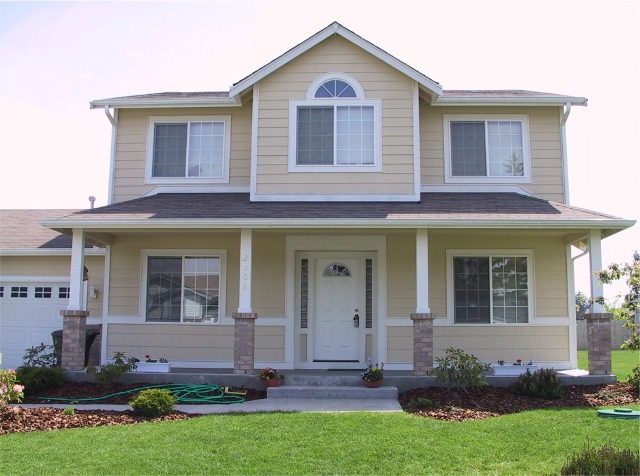
#> input picture question-assignment-1/B1.jpg, 640 x 476 px, found by its file name
$ jupyter execute --allow-errors computer_vision_assignment_1_ans.ipynb   (shell and % lines are left out)
#> lines starting #> are read from the running program, lines starting #| are printed output that depends on the picture
# Anaswer to the question no:1(i)

[cell 1]
import numpy as np
import cv2
import sys
import getopt
import matplotlib.pyplot as plt


def readImage(filename):

    img = cv2.imread(filename, 0)
    if img is None:
        print('Invalid image:' + filename)
        return None
    else:
        print('Image successfully read...')
        return img


# [46 lines left out: functions integralImage, adjustEdges, findArea, not called in this run]


def boxFilter(img, filterSize):

    print("Printing original image...")
    print(img)
    height = img.shape[0]
    width = img.shape[1]
    intImg = integralImage(img)
    finalImg = np.ones((height, width), np.uint64)
    print("Printing integral image...")
    print(intImg)
    cv2.imwrite("integral_image.png", intImg)
    loc = filterSize//2
    for y in range(height):
        for x in range(width):
            finalImg.itemset((y, x), findArea(intImg, (y-loc-1, x-loc-1),
                                              (y-loc-1, x+loc), (y+loc, x-loc-1), (y+loc, x+loc))//(filterSize**2))
    print("Printing final image...")
    print(finalImg)
    plt.title('3x3 average filter')
    plt.imshow(finalImg,cmap='gray')

    cv2.imwrite("finalimage.png", finalImg)


def main():
  img = readImage("House1.jpg")
  boxFilter(img, 3)


#> (the rest of this cell did not finish here and is left out)

# Anaswer to the question no:1(ii)

[cell 2]
import numpy as np
import cv2
import matplotlib.pyplot as plt


def convolution(image, kernel, average=False, verbose=False):
    if len(image.shape) == 3:
        print("Found 3 Channels : {}".format(image.shape))
        image = cv2.cvtColor(image, cv2.COLOR_BGR2GRAY)
        print("Converted to Gray Channel. Size : {}".format(image.shape))
    else:
        print("Image Shape : {}".format(image.shape))

    print("Kernel Shape : {}".format(kernel.shape))

    if verbose:
        plt.imshow(image, cmap='gray')
        plt.title("Image")
        plt.show()

    image_row, image_col = image.shape
    kernel_row, kernel_col = kernel.shape

    output = np.zeros(image.shape)

    pad_height = int((kernel_row - 1) / 2)
    pad_width = int((kernel_col - 1) / 2)

    padded_image = np.zeros(
        (image_row + (2 * pad_height), image_col + (2 * pad_width)))

    padded_image[pad_height:padded_image.shape[0] - pad_height,
                 pad_width:padded_image.shape[1] - pad_width] = image

    if verbose:
        plt.imshow(padded_image, cmap='gray')
        plt.title("Padded Image")
        plt.show()

    for row in range(image_row):
        for col in range(image_col):
            output[row, col] = np.sum(
                kernel * padded_image[row:row + kernel_row, col:col + kernel_col])
            if average:
                output[row, col] /= kernel.shape[0] * kernel.shape[1]

    print("Output Image size : {}".format(output.shape))

    if verbose:
        plt.imshow(output, cmap='gray')
        plt.title("Output Image using {}X{} Kernel".format(
            kernel_row, kernel_col))
        plt.show()

    return output

[cell 3]
import numpy as np
import cv2
import argparse
import matplotlib.pyplot as plt
import math


def dnorm(x, mu, sd):
    return 1 / (np.sqrt(2 * np.pi) * sd) * np.e ** (-np.power((x - mu) / sd, 2) / 2)


def gaussian_kernel(size, sigma, verbose=False):
    kernel_1D = np.linspace(-(size // 2), size // 2, size)
    for i in range(size):
        kernel_1D[i] = dnorm(kernel_1D[i], 0, sigma)
    kernel_2D = np.outer(kernel_1D.T, kernel_1D.T)

    kernel_2D *= 1.0 / kernel_2D.max()

    if verbose:
        plt.imshow(kernel_2D, interpolation='none', cmap='gray')
        plt.title("Kernel ( {}X{} )".format(size, size))
        plt.show()

    return kernel_2D

# sigma=math.sqrt(kernel_size)


def gaussian_blur(image, kernel_size, sigma, verbose=False):
    kernel = gaussian_kernel(
        kernel_size, sigma, verbose=verbose)
    return convolution(image, kernel, average=True, verbose=verbose)


if __name__ == '__main__':

    image =cv2.imread('B1.jpg')
#> image is the input picture: shape (476, 640, 3); mean B, G, R 150.1, 157, 155

    for sigma in range(1,4):
      kernel_size = (2*sigma + 1)
      gaussian_blur(image, kernel_size, sigma, verbose=True)
#> this loop made 3 passes
#> pass 1, in gaussian_kernel, `plt.show()`:
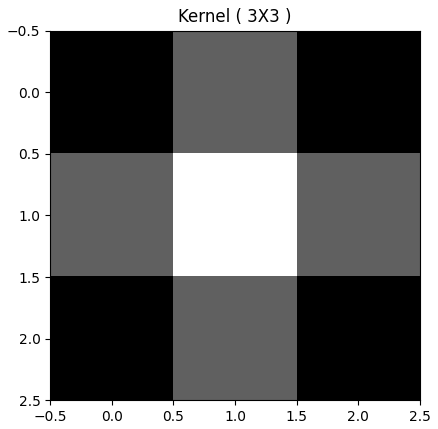
#> figure drawn by matplotlib, 1 panel
#> pass 1, in convolution, `image = cv2.cvtColor(image, cv2.COLOR_BGR2GRAY)`:
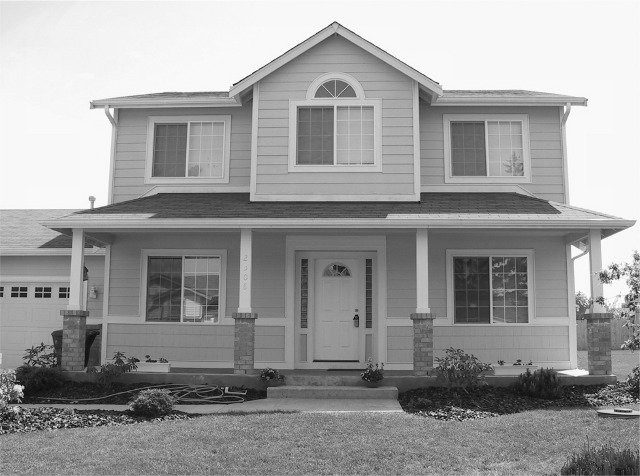
#> image: shape (476, 640); min 9, max 255, mean 155.6
#> pass 1, in convolution, `plt.show()`:
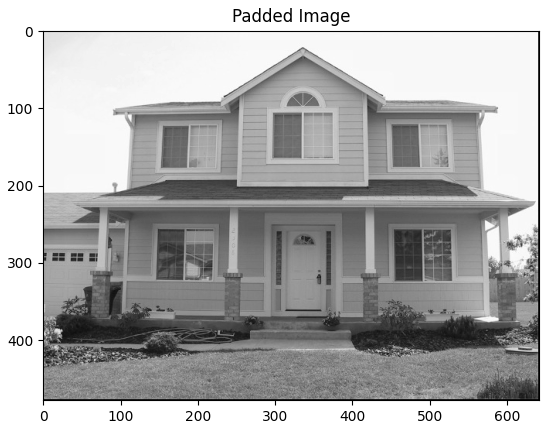
#> figure drawn by matplotlib, 1 panel
#> pass 1, in convolution, `plt.show()`:
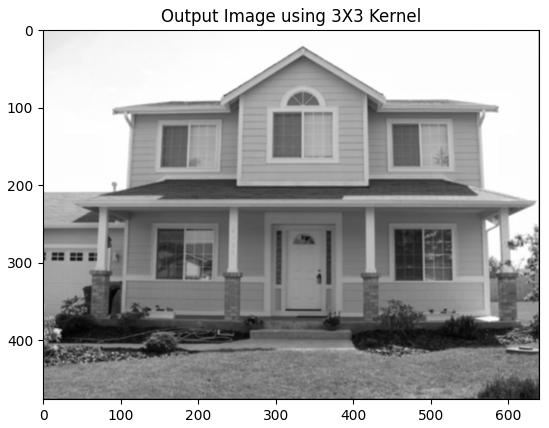
#> figure drawn by matplotlib, 1 panel
#> pass 2, in gaussian_kernel (call 2), `plt.show()`:
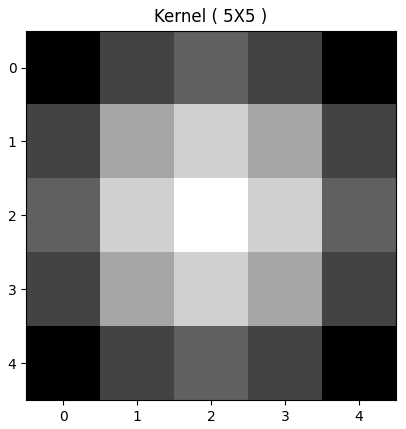
#> figure drawn by matplotlib, 1 panel
#> pass 2, in convolution (call 2), `plt.show()`:
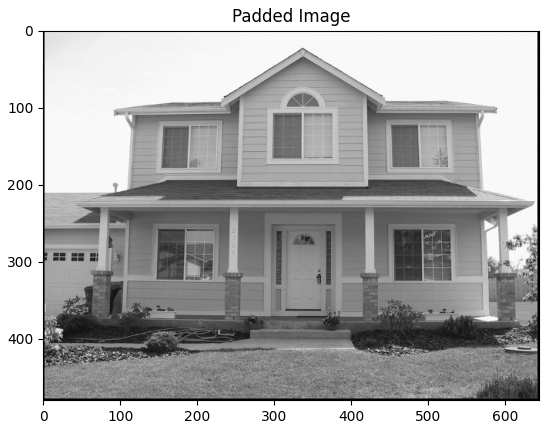
#> figure drawn by matplotlib, 1 panel

# Anaswer to the question no:1(iii)

[cell 4]
import numpy as np
from PIL import Image
import matplotlib.pyplot as plt

# Open the image
#> (the rest of this cell did not finish here and is left out)

# Anaswer to the question no:1(iv)

[cell 5]
import numpy as np
from PIL import Image
import matplotlib.pyplot as plt

# Open the image
#> (the rest of this cell did not finish here and is left out)

# Anaswer to the question no:2

[cell 6]
import numpy
from PIL import Image
from google.colab.patches import cv2_imshow


# [24 lines left out: function median_filter, not called in this run]


def main():
    img = Image.open("Noisyimage1.jpg").convert(
        "L")
    img2 = Image.open("Noisyimage2.jpg").convert(
        "L")
    arr = numpy.array(img)
    removed_noise = median_filter(arr, 3)

    arr2 = numpy.array(img2)
    removed_noise2 = median_filter(arr2, 3)

    cv2_imshow(removed_noise)
    cv2_imshow(removed_noise2)


#> (the rest of this cell did not finish here and is left out)

# Anaswer to the question no:3

[cell 7]
import numpy as np
from numpy import arctan2, fliplr, flipud
import matplotlib.pyplot as plt
import cv2


# [31 lines left out: functions gradient, magnitude_orientation, not called in this run]


#> (the rest of this cell did not finish here and is left out)

# Anaswer to the question no:4

[cell 8]
import cv2
import matplotlib.pyplot as plt
from google.colab.patches import cv2_imshow

img1 = cv2.imread("walk_1.jpg")
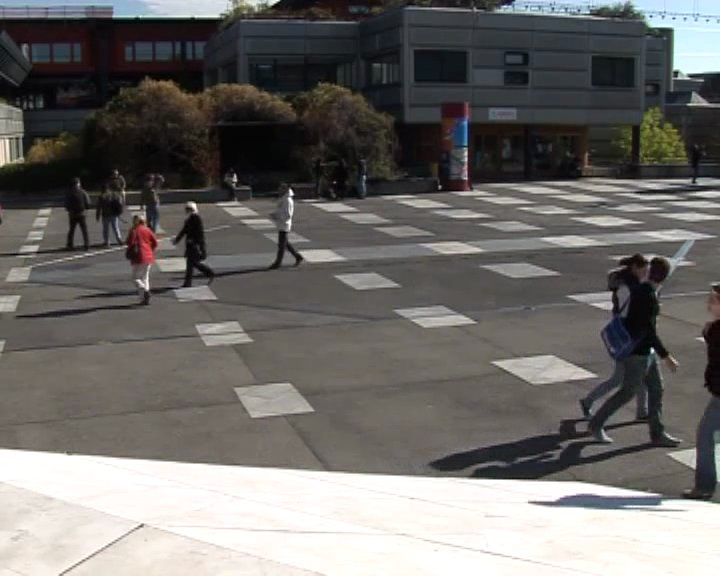
#> input picture question-assignment-1/walk_1.jpg, 720 x 576 px, found by its file name
#> img1 is the input picture: shape (576, 720, 3); mean B, G, R 106.2, 108.6, 110.7
img2 = cv2.imread("walk_2.jpg")
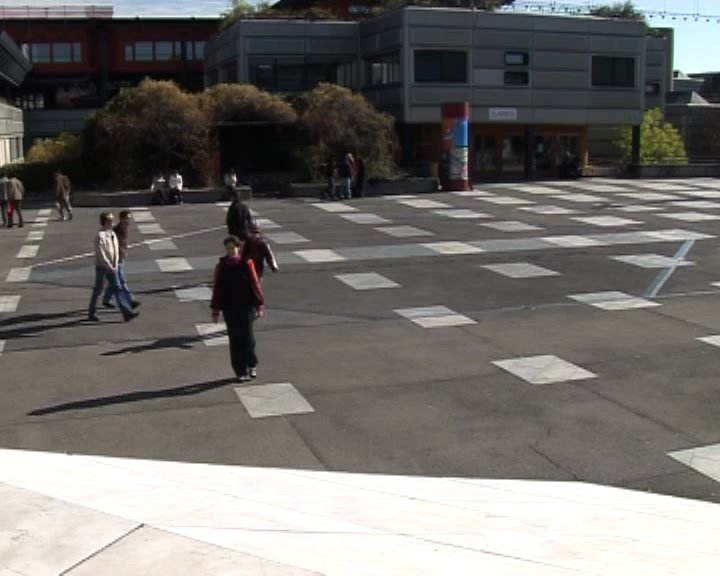
#> input picture question-assignment-1/walk_2.jpg, 720 x 576 px, found by its file name
#> img2 is the input picture: shape (576, 720, 3); mean B, G, R 109.1, 111.9, 114.1
subtraction = img1-img2
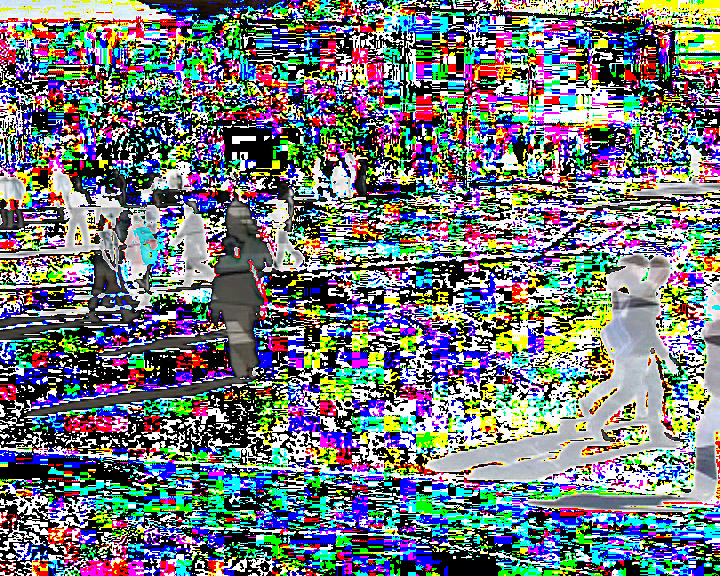
#> subtraction: shape (576, 720, 3); mean B, G, R 124.2, 120.6, 114.3
sub2 = cv2.subtract(img1, img2)
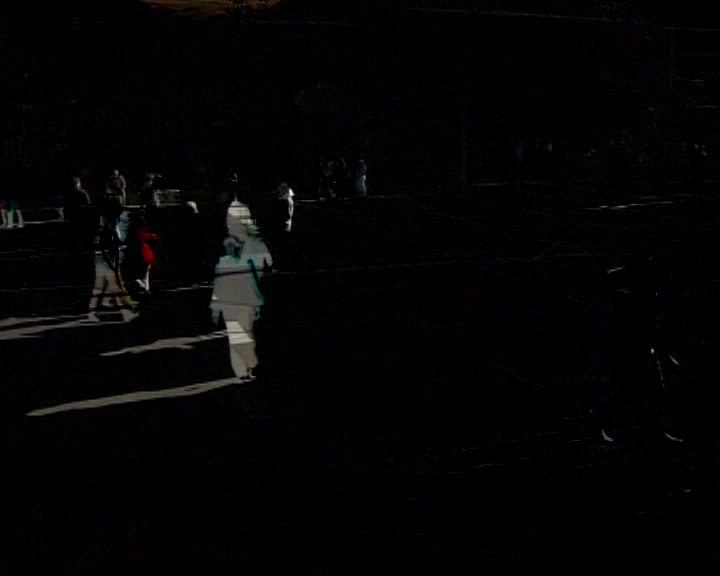
#> sub2: shape (576, 720, 3); mean B, G, R 3.2, 3.3, 3.4
cv2_imshow(sub2)
cv2.waitKey(0)
cv2.destroyAllWindows()
